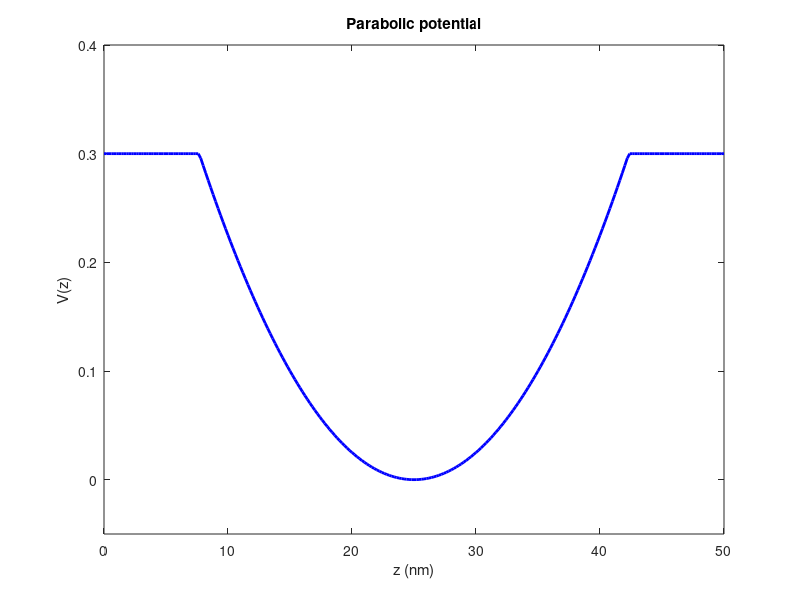
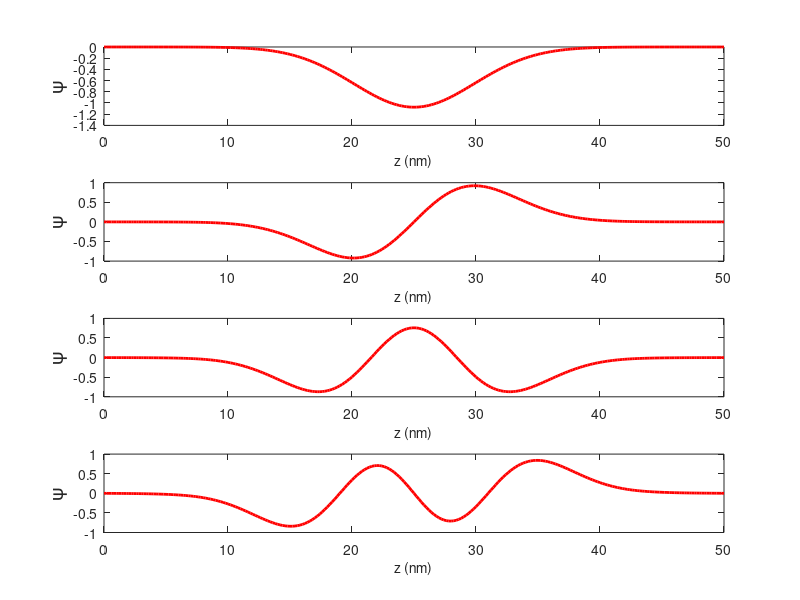
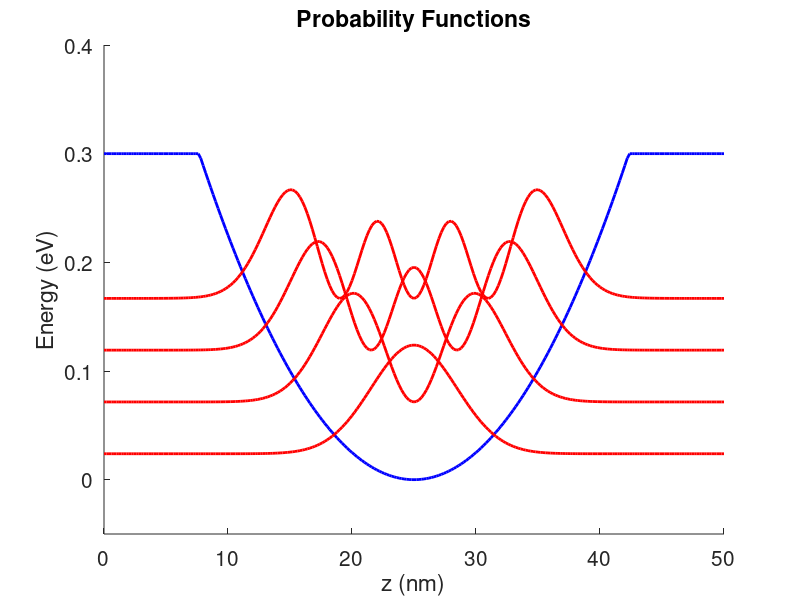

Source code (MATLAB) for these figures, in order:
clear all
close all
clc

%%%%%%%%%%%%%%%%%%%%%%%%%% Defining parameters and constants %%%%% %%%%%%%%%%%%%
E1=[];
h=6.62606896E-34;               %% Planck constant [J.s]
hbar=h/(2*pi);                  
e=1.602176487E-19;              %% electron charge [C]
me=9.10938188E-31;              %% electron mass [kg]

dz=2E-10;               % resolution of the grid [m]
n=4;                   % number of solution asked 
Mass = 0.067;           % effective mass, constant over all the structure...
C=0.1;                % scaling factor to plot the wave function [Without Dimension]
a=1e15;
L=50e-9;
z=0:dz:L;
%%%%%%%%%%%%%%%%%%%%%%%%% Potential definition %%%%%%%%%%%%%%%%%%%%%%%%%%%%%%%%%
Vb=0.3;                 % potential barrier [eV]
Nz=length(z);
V0=zeros(1,Nz);
V0= a*(z-L/2).^2;
V0(V0>Vb)=Vb;
V0=V0-min(V0);

figure(1)
plot(z*1e9,V0, 'b-','linewidth',2)
xlabel('z (nm)');
ylabel('V(z)');
ylim([min(V0)-0.05 max(V0)+0.1]);
title('Parabolic potential');

%%%%%%%%%%%%%%%%%%%%% Building the operators %%%%%%%%%%%%%%%%%%%%%%%%%%%%%%%%
DZ2 =(-2)*diag(ones(1,Nz),0) + (1)*diag(ones(1,Nz-1),-1) + (1)*diag(ones(1,Nz-1),1);
DZ2=DZ2/dz^2;

%%%%%%%%%%%%%%%%%%%% Building of the Hamiltonian %%%%%%%%%%%%%%%%%%%%%%%%%%%%%%%
H = -hbar^2/(2*me*Mass)*DZ2  +  diag(V0*e);
H = sparse(H);   % compact the H ingnoring non zeros
[psi,Energy] = eigs(H,n,'SM');  % Directly finding eigen values of the hamiltonian
E = diag(Energy)/e ;
E=real(E);
E=E(end:-1:1);
E1=E;
E=zeros(n,4);
E(1:length(E1),1)=E1;

%%%%%%%%%%%%%%%%%% Normalization of the Wavefunction %%%%%%%%%%%%%%%%%%%%%%%%%%%
% 
for i=1:n
    psi(:,i)=psi(:,i)/sqrt(trapz(z',abs(psi(:,i)).^2));  % normalisation at 1
end

psi=psi(:,end:-1:1);
psi1=psi;


%%%%%%%%%%%%%%%%%%%%%%%%%%%%%% Display Results %%%%%%%%%%%%%%%%%%%%%%%%%%%%%%%%%
display(strcat('E(eV)='))
display(strcat(num2str(E)))

figure(2)
xlabel('z (nm)');
ylabel('\psi ');
hold on


for i=1:length(E1)
  subplot(4,1,i);
  plot(z*1e9,psi1(:,i).*1e-4,'r-','linewidth',2)
  xlabel('z (nm)','fontSize',10);
  ylabel('\psi','fontSize',14);
end

for i=1:length(E1)
  psi1(:,i)=abs(psi1(:,i)).^2/max(abs(psi1(:,i)).^2)*C + E1(i) % normalisation for the plotting
end

figure(3)
subplot(1,1,1,'fontsize',15);
hold on;
%grid on;
plot(z*1e9,V0, 'b-','linewidth',2)

xlabel('z (nm)');
ylabel('Energy (eV)');
ylim([min(V0)-0.05 max(V0)+0.1]);
title('Probability Functions');
for i=1:length(E1)
  plot(z*1e9,psi1(:,i),'r-','linewidth',2)
end
